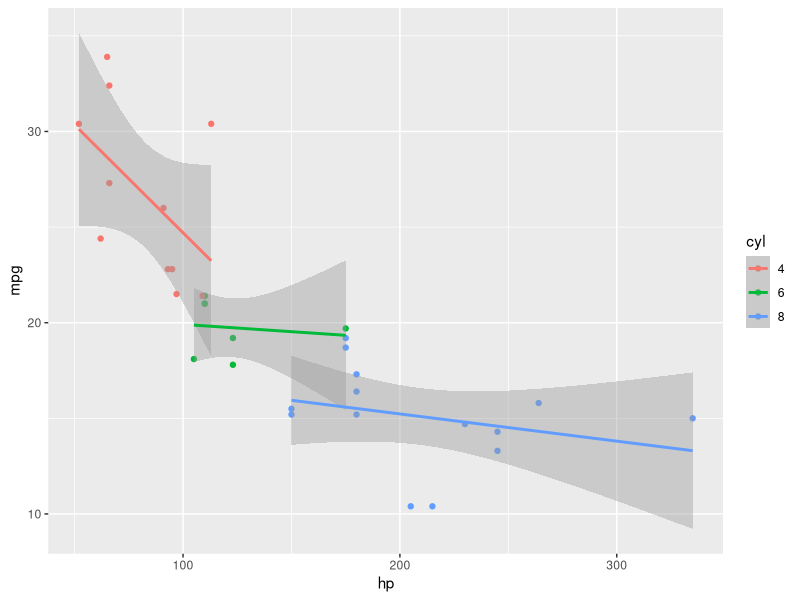

This figure's R source:
## ---- chunk 1
knitr::opts_chunk$set(echo = FALSE)
library(ggplot2)
data(mtcars)
mtcars$cyl <- as.factor(mtcars$cyl)
## ---- chunk 2
x_var <- "hp"; y_var <- "mpg"; col_var <- "cyl"
g <- ggplot(mtcars, aes_string(x=x_var, y=y_var, color=col_var))
g + geom_point() + geom_smooth(method="lm")
## ---- chunk 3
out <- "mpg"; preds <- c("disp","cyl")
model_formula = formula(paste(out, "~", paste(preds, collapse="+")))
lin_model <- lm(model_formula, data=mtcars)
summary(lin_model)
